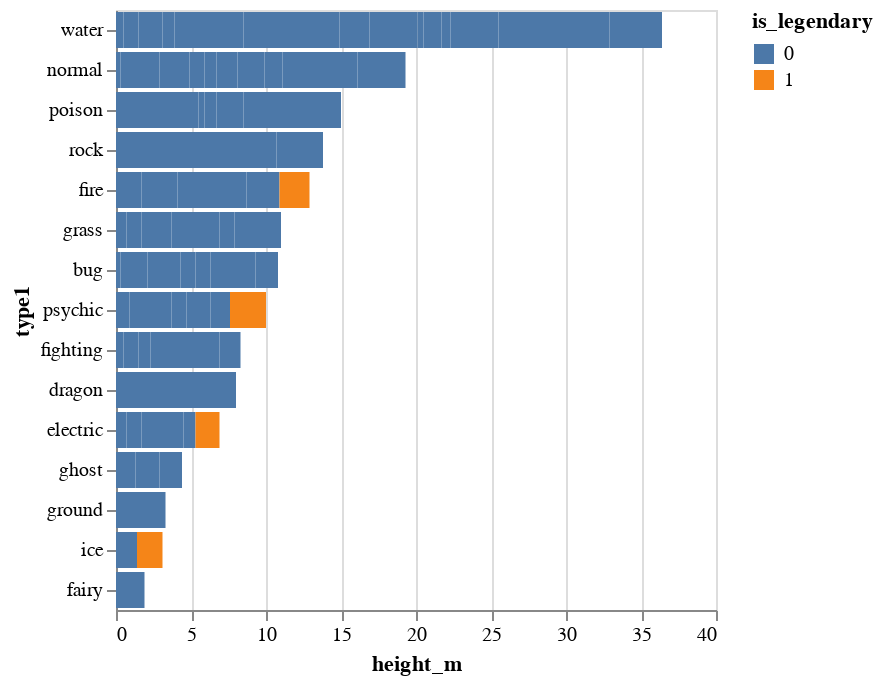

Notebook source saved alongside this figure:
### Markdown cell above
#### Mit Farben Werte gruppieren
Wir können unter color eine zusätzliche Spalte angeben, nach Welcher die Werte eingefärbt werden.

### Code cell
alt.Chart(df).mark_bar().encode(
    x = 'height_m',
    y = alt.Y('type1', sort='-x' ), 
    color='is_legendary:N'
)

### Figure 1 — Vega-Lite specification as saved in the notebook (floating-point values rounded to 4 significant figures; data arrays with more than 128 entries replaced by an {"elided": "..."} marker saying what was removed)
{"config": {"view": {"continuousWidth": 300, "continuousHeight": 300}}, "data": {"name": "data-6d2ba33157fdd47daf73c52c1d0ec124"}, "mark": {"type": "bar"}, "encoding": {"color": {"field": "is_legendary", "type": "nominal"}, "x": {"field": "height_m", "type": "quantitative"}, "y": {"field": "type1", "sort": "-x", "type": "nominal"}}, "$schema": "https://vega.github.io/schema/vega-lite/v5.20.1.json", "datasets": {"data-6d2ba33157fdd47daf73c52c1d0ec124": {"elided": "151 records"}}}
